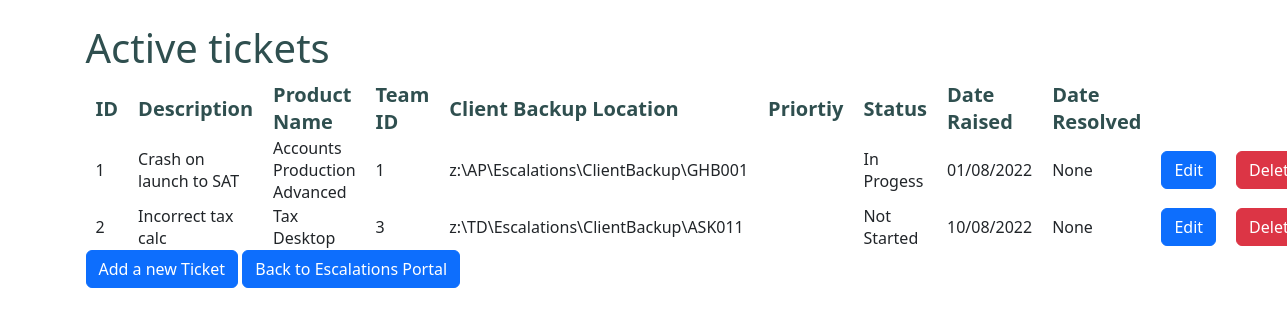
The page /activetickets (signed in) on the database as committed earlier.
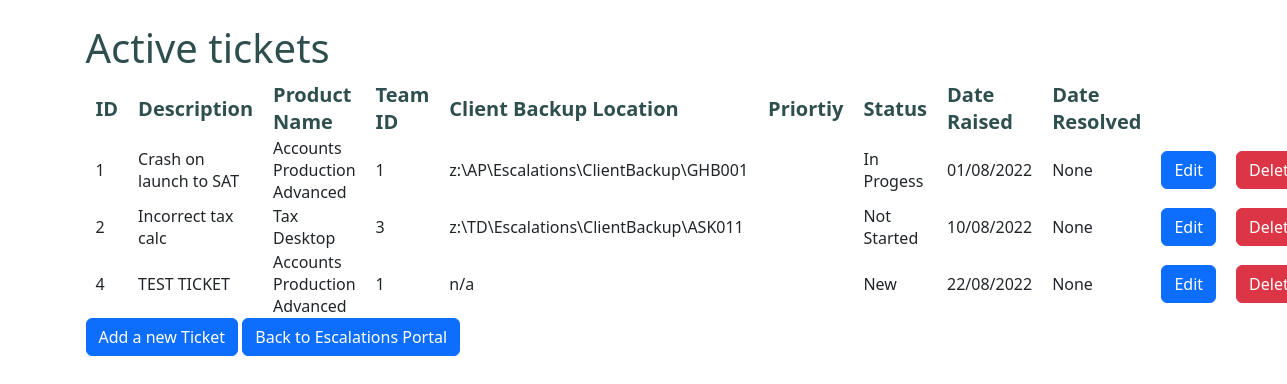
The same page on the database as committed later.
### tables this page shows
CREATE TABLE Tickets
         (TicketID INTEGER PRIMARY KEY AUTOINCREMENT,
          Description        TEXT          NOT NULL,
          ClientBackup       VARCHAR(50),
          Priority           VARCHAR(2)    NOT NULL,
          Status             TEXT          NOT NULL,
          DateRaised         TEXT          NOT NULL,
          DateResolved       TEXT,
          ProductName        TEXT          NOT NULL,
          TeamID             INT           NOT NULL);

### views.py (the view)
@app.route("/activetickets")
def activetickets():
    conn = get_db_connection()
    cursor = conn.cursor()
    cursor.execute('SELECT * FROM Tickets WHERE Status NOT LIKE "Done"')
    tickets = cursor.fetchall()
    if 'loggedin' in session:
        adminLevel = session['adminLevel']
        if 'Admin' in adminLevel:
           return render_template("activetickets.html", tickets=tickets)
        else:
           return render_template("activeticketsUser.html", tickets=tickets)
    return redirect(url_for('login'))

### views.py (called while the page is built)
def get_db_connection():
    conn = sql.connect('ticketdb.db')
    conn.row_factory = sql.Row
    return conn

### TicketSystem/templates/activetickets.html (shortened to what this page needs)
﻿<!DOCTYPE html>
{% extends 'base.html' %}
{% block content%}
<body>
    <h1>Active tickets</h1>
    <table>
        <thead>
        <td>ID</td>
        <td>Description</td>
        <td>Product Name</td>
        <td>Team ID</td>
        <td>Client Backup Location</td>
        <td>Priortiy</td>
        <td>Status</td>
        <td>Date Raised</td>
        <td>Date Resolved</td>
        </thead>
        {% for ticket in tickets %}
        <tr>
            <td>{{ticket["TicketID"]}}</td>
            <td>{{ticket["Description"]}}</td>
            <td>{{ticket["ProductName"]}}</td>
            <td>{{ticket["TeamID"]}}</td>
            <td>{{ticket["ClientBackup"]}}</td>
            <td>{{ticket["Priortiy"]}}</td>
            <td>{{ticket["Status"]}}</td>
            <td>{{ticket["DateRaised"]}}</td>
            <td>{{ticket["DateResolved"]}}</td>
            <td><a href='{{url_for("editactivetickets",TicketID=ticket.TicketID)}}' class="btn btn-primary">Edit</a></td>
            <td><a href='{{url_for("deleteticket",TicketID=ticket.TicketID)}}' class='btn btn-danger' onclick='return confirm("Are You Sure")'>Delete</a></td>
        </tr>
        {% endfor %}
    </table>
    <a href="newticket" class="btn btn-primary">Add a new Ticket</a>
    <a href="dashboard" class="btn btn-primary">Back to Escalations Portal</a>
</body>
{% endblock %}

Rows that differ between the two databases and show on the page:
added Tickets: TicketID "4", Description "TEST TICKET", ProductName "Accounts Production Advanced", TeamID "1", ClientBackup "n/a", Status "New", DateRaised "22/08/2022", DateResolved "None"
